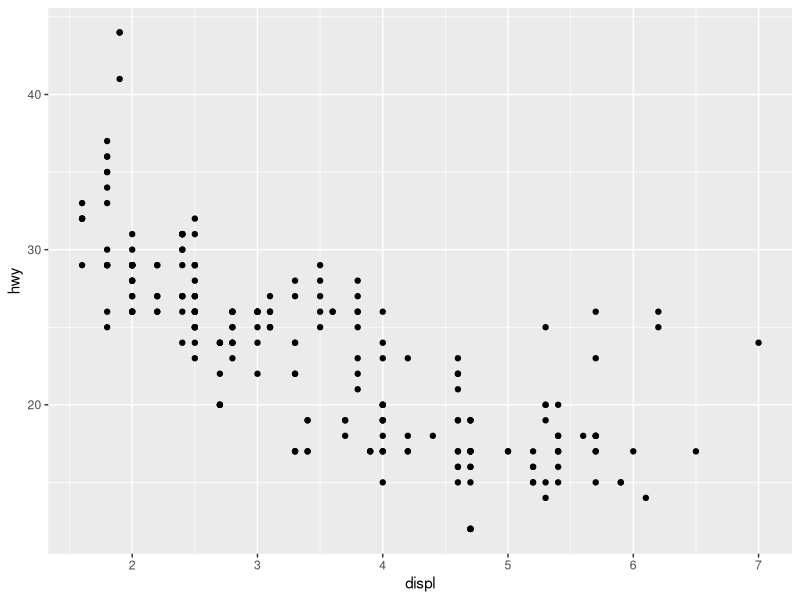
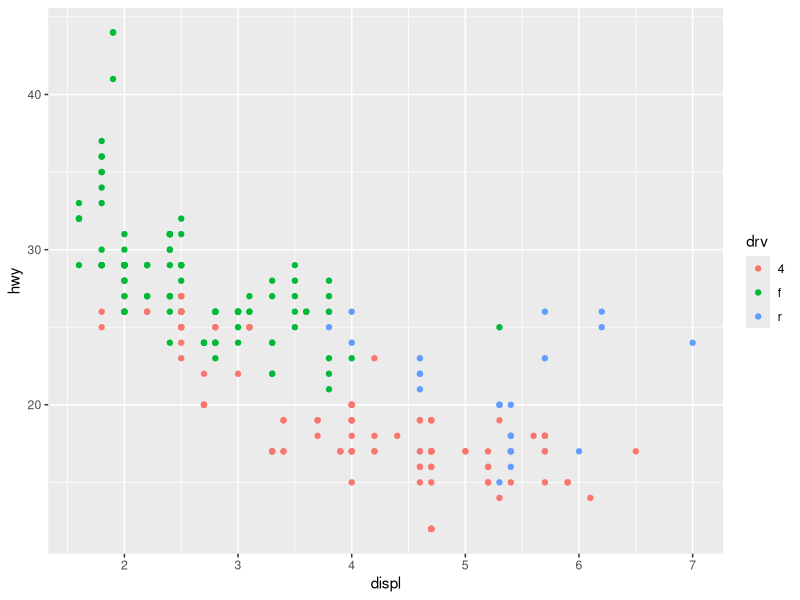
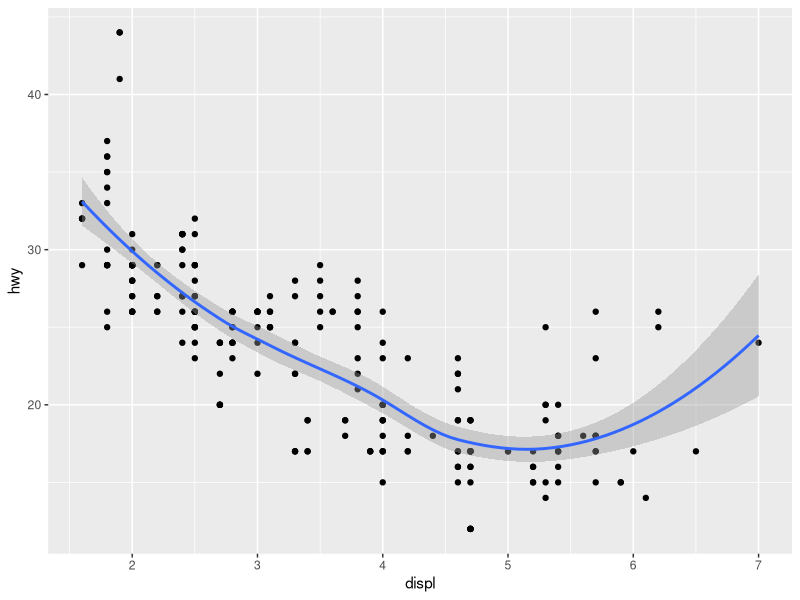
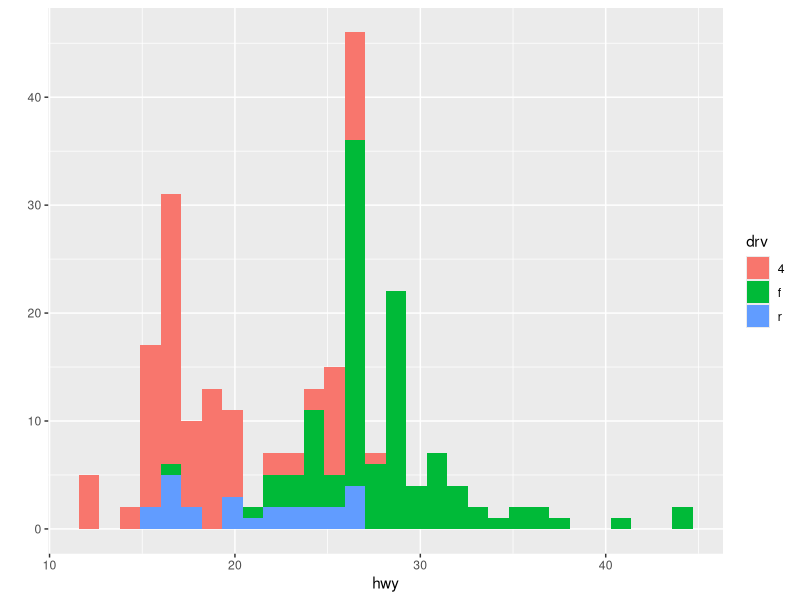
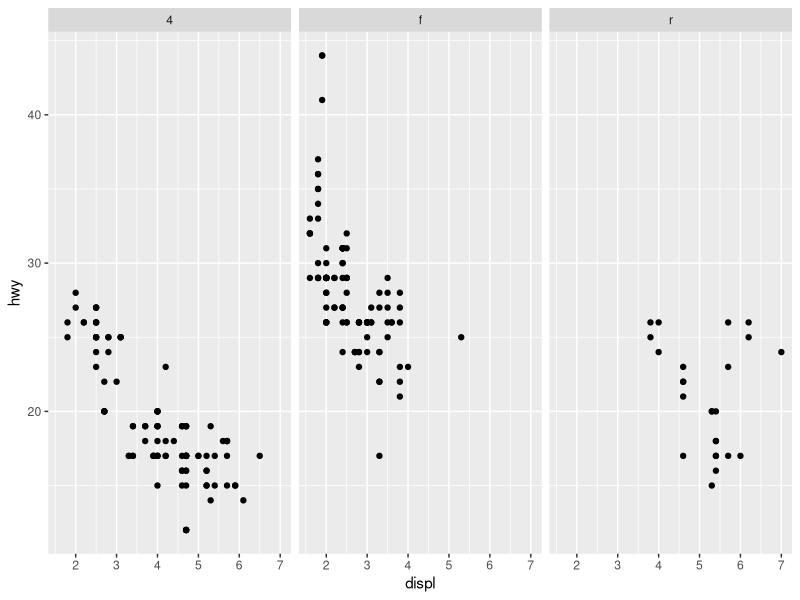
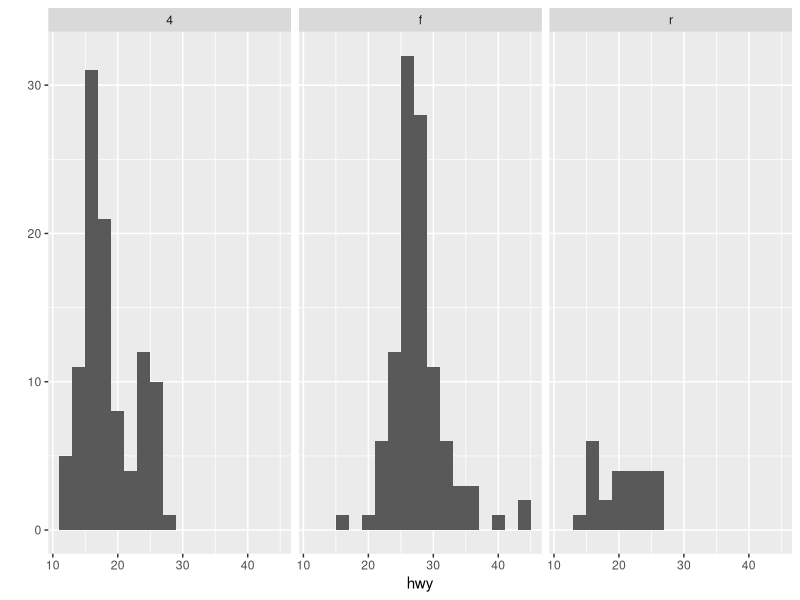
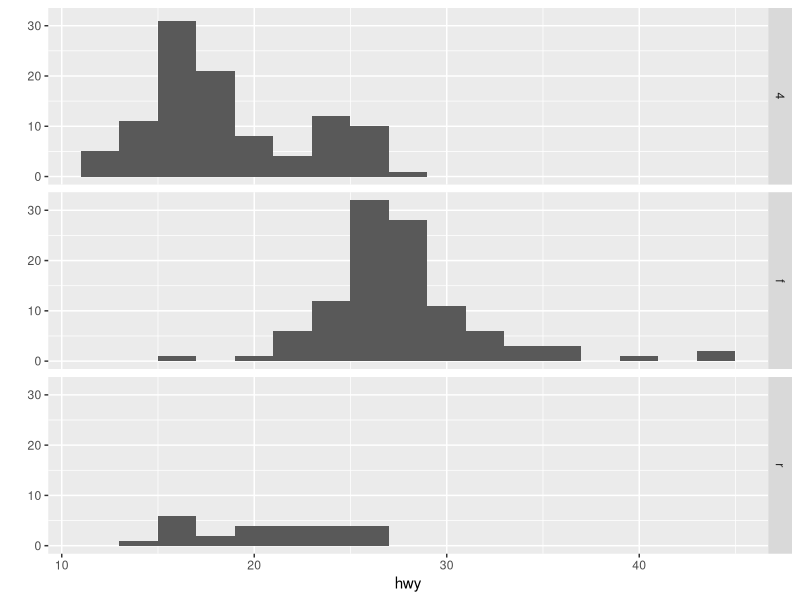

The R script that drew these images, in order: (Note: this script raises an error after producing the figures.)
install.packages("ggplot2")
library(ggplot2)
### data ==mpg
qplot(displ,hwy,data=mpg)
qplot(displ,hwy,data=mpg,color=drv)
qplot(displ,hwy,data=mpg,geom=c("point","smooth"))
## Histogram using qplot
qplot(hwy,fill=drv,data=mpg)
## Facets
qplot(displ,hwy,data=mpg,facets =.~drv)
qplot(hwy,facets=.~drv,data=mpg,binwidth=2)## gives as col
qplot(hwy,facets=drv~.,data=mpg,binwidth=2)##gives as rows
#````````````````````````````````````````````````````````````````````````````````````````````````
## using maacs data
str(maacs)
qplot(log(eno),data=maacs)
qplot(log(eno),data=maacs,fill=mopos)
qplot(log(pm25),log(eno),data=maacs)
qplot(log(pm25),log(eno),data=maacs,shape=mopos)
qplot(log(pm25),log(eno),data=maacs,shape=mopos,col=mopos)
######
g<-ggplot(maacs,aes(pm25,duBedMusM))
g
p<- g+geom_point()
p
